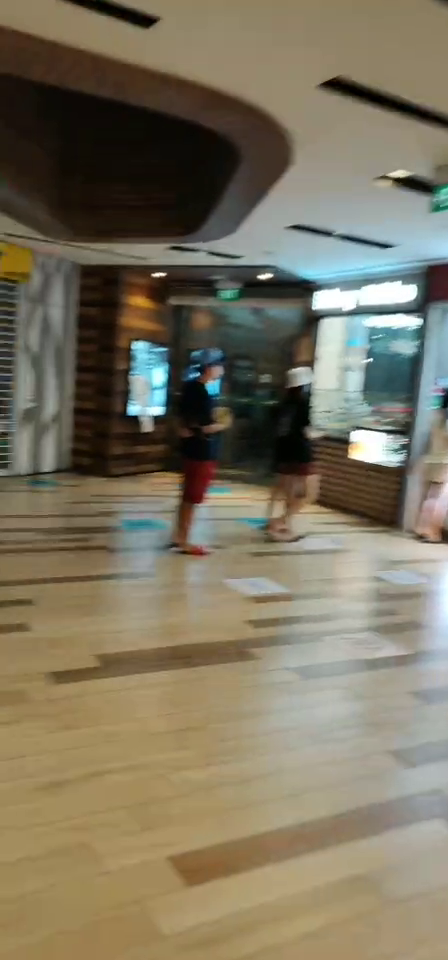
#> input picture frame 41 of bbt.mp4, 448 x 960 px, given in place of the camera
$ jupyter execute --allow-errors 'OpenCV and Video stream .ipynb'   (text cells are left out)
#> lines starting #> are read from the running program, lines starting #| are printed output that depends on the picture; after the words box and inside, x2 and y2 are one past the last pixel; in counts of white or black regions, pixels touching at a corner belong together; pictures that were not available may be replaced by others from this repository, and a replacement may not be noted
[cell 1]
import cv2
cap = cv2.VideoCapture(0)

width = int(cap.get(cv2.CAP_PROP_FRAME_WIDTH)) # 1080
height = int(cap.get(cv2.CAP_PROP_FRAME_HEIGHT)) #

# using windows -- *'DIVX'
writer = cv2.VideoWriter('mysupervideo.mp4', cv2.VideoWriter_fourcc(*'DIVX'), 20, (width, height))

while True:
    ret, frame = cap.read()
#> frame is the input picture: shape (960, 448, 3); mean B, G, R 95.8, 115.9, 123.7

    # operation (drawing)
    writer.write(frame)

    gray = cv2.cvtColor(frame, cv2.COLOR_BGR2GRAY)
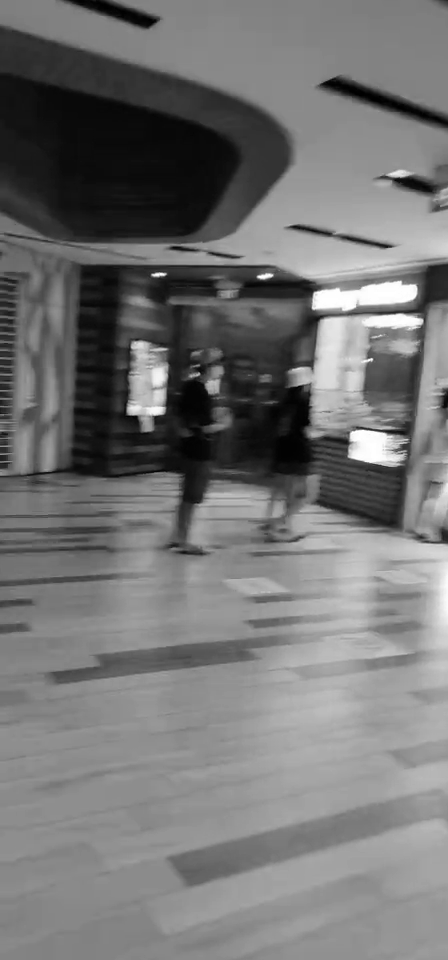
#> gray: shape (960, 448); min 0, max 255, mean 115.9

    cv2.imshow('frame', frame)

    if cv2.waitKey(1) & 0xFF == ord('q'):
#> (key q is pressed here)
        break

cap.release()
writer.release()
cv2.destroyAllWindows()

[cell 2]
# video is just series of images constinously updated.

[cell 3]
# open mp4 video
import cv2
import time

cap = cv2.VideoCapture('FALCON_Singapore_2020_2020-05-03-19-46-00.mp4')

if cap.isOpened() == False:
    print('ERROR FILE NOT FOUND!')

while cap.isOpened():
    ret,frame = cap.read()

    if ret == True:

        time.sleep(1/20)
        cv2.imshow('frame', frame)
        if cv2.waitKey(10) & 0xFF == ord('q'):
#> (key q is pressed here)
            break

    else:
        break

cap.release()
cv2.destroyAllWindows()

[cell 4]
import cv2
cap = cv2.VideoCapture(0)

width = int(cap.get(cv2.CAP_PROP_FRAME_WIDTH)) # 1080
height = int(cap.get(cv2.CAP_PROP_FRAME_HEIGHT)) #

# top left corner
x = width // 2
y = height // 2

# width and height of rectangle
w = width // 4
h = height //4


while True:
    ret, frame = cap.read()
    cv2.rectangle(frame, (x,y), (x+w, y+h), color = (0,0,255), thickness=4)
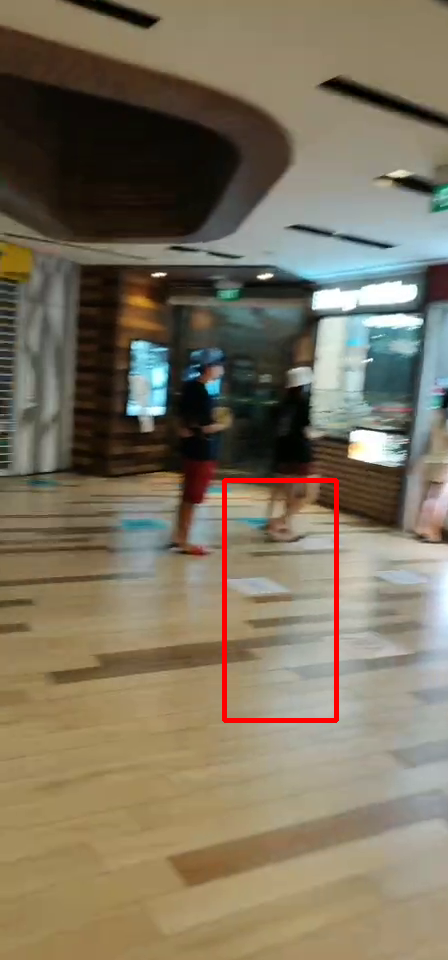
#> frame: shape (960, 448, 3); 0.82% of pixels changed, all inside (x1, y1, x2, y2) = (222, 478, 339, 723)
    cv2.imshow('frame', frame)

    if cv2.waitKey(1) & 0xFF == ord('q'):
#> (key q is pressed here)
        break
cap.release()
cv2.destroyAllWindows()

#> (a cell that did not finish here is left out)

[cell 6]
# import the necessary packages
import numpy as np
import cv2

# initialize the HOG descriptor/person detector
hog = cv2.HOGDescriptor()
hog.setSVMDetector(cv2.HOGDescriptor_getDefaultPeopleDetector())

cv2.startWindowThread()

# open webcam video stream
cap = cv2.VideoCapture('TownCentreXVID.avi')

# the output will be written to output.avi
out = cv2.VideoWriter(
    'output.avi',
    cv2.VideoWriter_fourcc(*'DIVX'),
    15.,
    (640,480))

while(True):
    # Capture frame-by-frame
    ret, frame = cap.read()

    # resizing for faster detection
    frame = cv2.resize(frame, (640, 480))
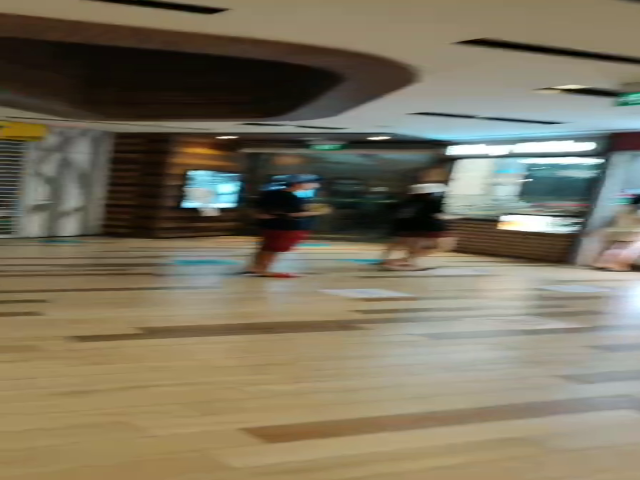
#> frame: shape (480, 640, 3); mean B, G, R 95.9, 115.9, 123.7
    # using a greyscale picture, also for faster detection
    gray = cv2.cvtColor(frame, cv2.COLOR_RGB2GRAY)
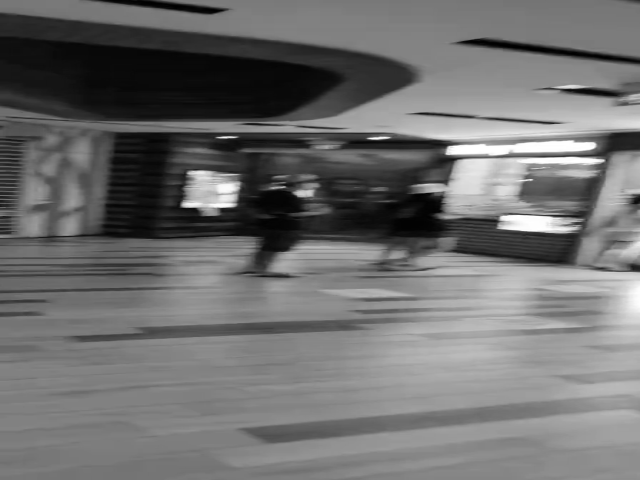
#> gray: shape (480, 640); min 0, max 255, mean 110.8

    # detect people in the image
    # returns the bounding boxes for the detected objects
    boxes, weights = hog.detectMultiScale(frame, winStride=(8,8) )
#> boxes = (); weights = ()

    boxes = np.array([[x, y, x + w, y + h] for (x, y, w, h) in boxes])
#> boxes = empty array

    for (xA, yA, xB, yB) in boxes:
        # display the detected boxes in the colour picture
        cv2.rectangle(frame, (xA, yA), (xB, yB),
                          (0, 255, 0), 2)
#> this loop made 0 passes

    # Write the output video
    out.write(frame.astype('uint8'))
    # Display the resulting frame
    cv2.imshow('frame',frame)
    if cv2.waitKey(1) & 0xFF == ord('q'):
#> (key q is pressed here)
        break

# When everything done, release the capture
cap.release()
# and release the output
out.release()
# finally, close the window
cv2.destroyAllWindows()
cv2.waitKey(1)
#> Out = 113

[cell 7]
# import the necessary packages
import numpy as np
import cv2

# initialize the HOG descriptor/person detector
hog = cv2.HOGDescriptor()
hog.setSVMDetector(cv2.HOGDescriptor_getDefaultPeopleDetector())

cv2.startWindowThread()

# open webcam video stream
cap = cv2.VideoCapture('FALCON_Singapore_2020_2020-05-03-19-46-00.mp4')

# the output will be written to output.avi
out = cv2.VideoWriter(
    'output.avi',
    cv2.VideoWriter_fourcc(*'DIVX'),
    15.,
    (640,480))

while(True):
    # Capture frame-by-frame
    ret, frame = cap.read()

    # resizing for faster detection
    frame = cv2.resize(frame, (1064, 728))
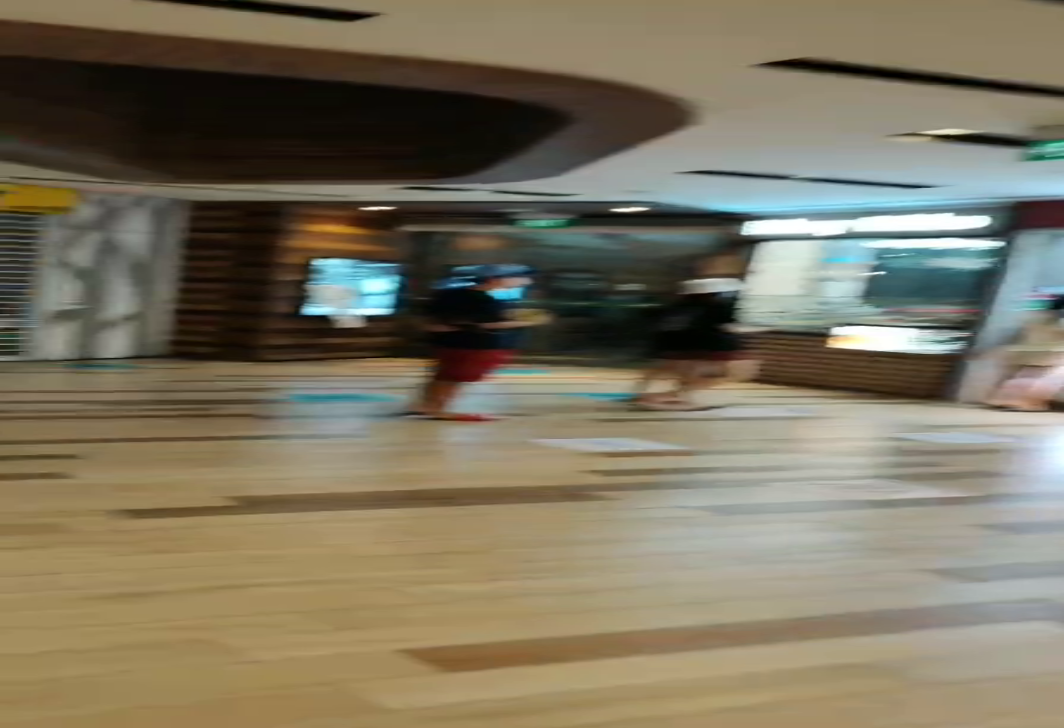
#> frame: shape (728, 1064, 3); mean B, G, R 95.7, 115.8, 123.6
    # using a greyscale picture, also for faster detection
    gray = cv2.cvtColor(frame, cv2.COLOR_RGB2GRAY)
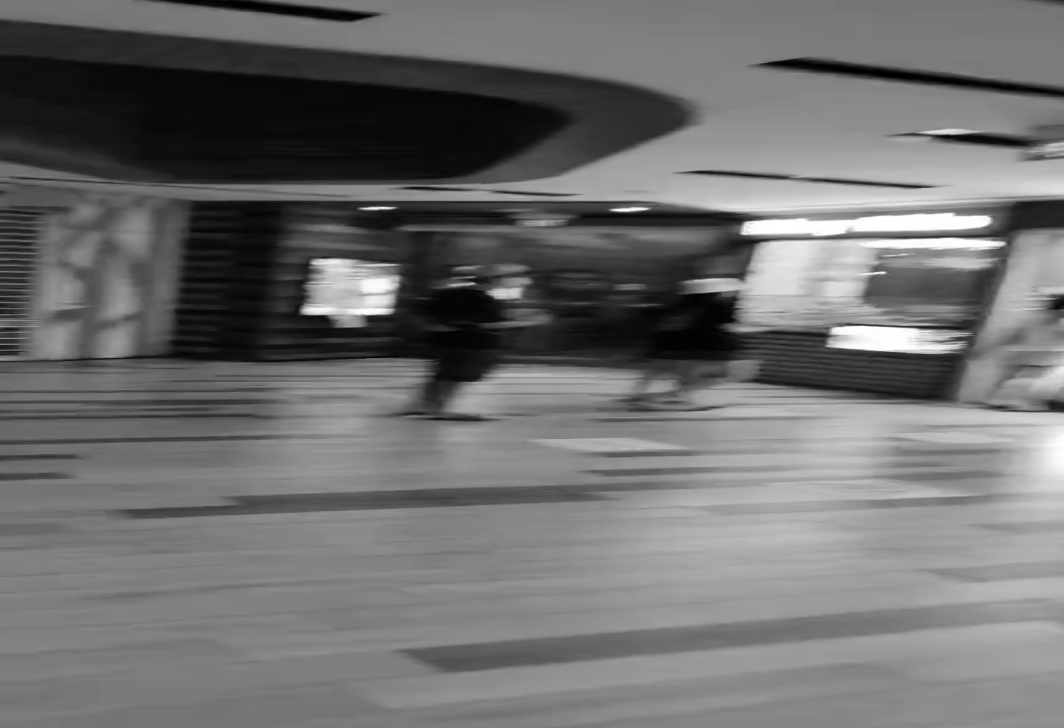
#> gray: shape (728, 1064); min 0, max 255, mean 110.7

    # detect people in the image
    # returns the bounding boxes for the detected objects
    boxes, weights = hog.detectMultiScale(frame, winStride=(8,8) )
#> boxes = ()

    boxes = np.array([[x, y, x + w, y + h] for (x, y, w, h) in boxes])
#> boxes = empty array

    for (xA, yA, xB, yB) in boxes:
        # display the detected boxes in the colour picture
        cv2.rectangle(frame, (xA, yA), (xB, yB),
                          (0, 255, 0), 2)

    # Write the output video
    out.write(frame.astype('uint8'))
    # Display the resulting frame
    cv2.imshow('frame',frame)
    if cv2.waitKey(1) & 0xFF == ord('q'):
#> (key q is pressed here)
        break

# When everything done, release the capture
cap.release()
# and release the output
out.release()
# finally, close the window
cv2.destroyAllWindows()
cv2.waitKey(1)
#> Out = 113

$ run again, starting later in the video
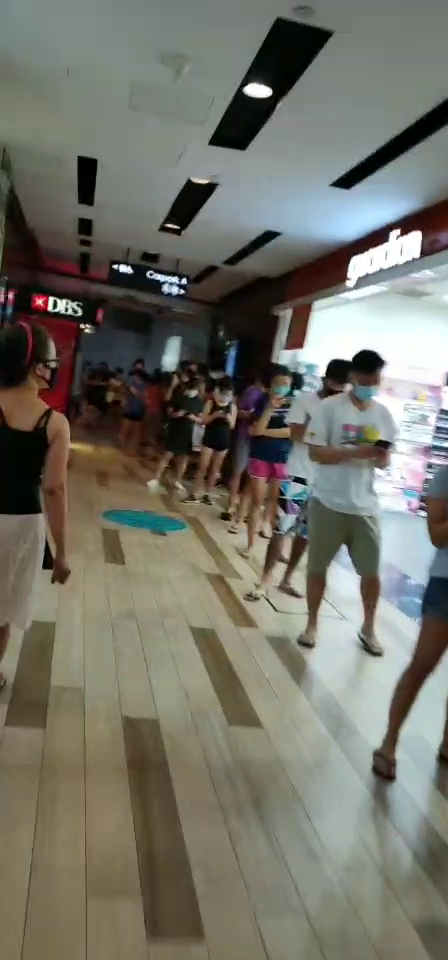
#> input picture frame 185 of bbt.mp4, 448 x 960 px, given in place of the camera
#> frame is the input picture: shape (960, 448, 3); mean B, G, R 104.2, 114.3, 115.3
#> `gray = cv2.cvtColor(frame, cv2.COLOR_RGB2GRAY)`:
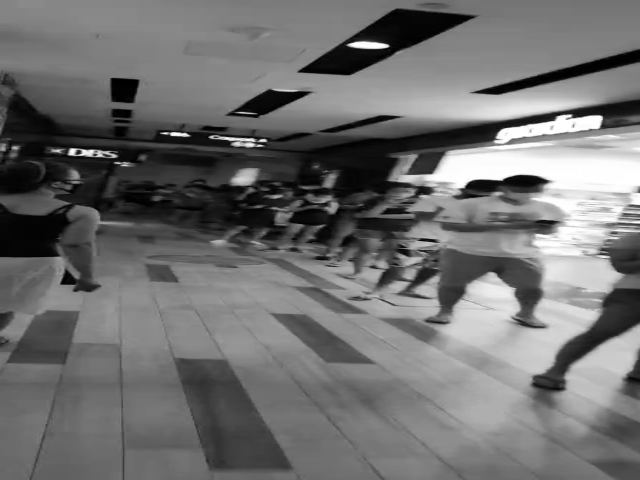
#> gray: shape (480, 640); min 0, max 255, mean 111.4
#> `boxes, weights = hog.detectMultiScale(frame, winStride=(8,8) )`: boxes = ()
#> `boxes = np.array([[x, y, x + w, y + h] for (x, y, w, h) in boxes])`: boxes = empty array
#> `cv2.waitKey(1)`: Out = 113
#> `gray = cv2.cvtColor(frame, cv2.COLOR_RGB2GRAY)`:
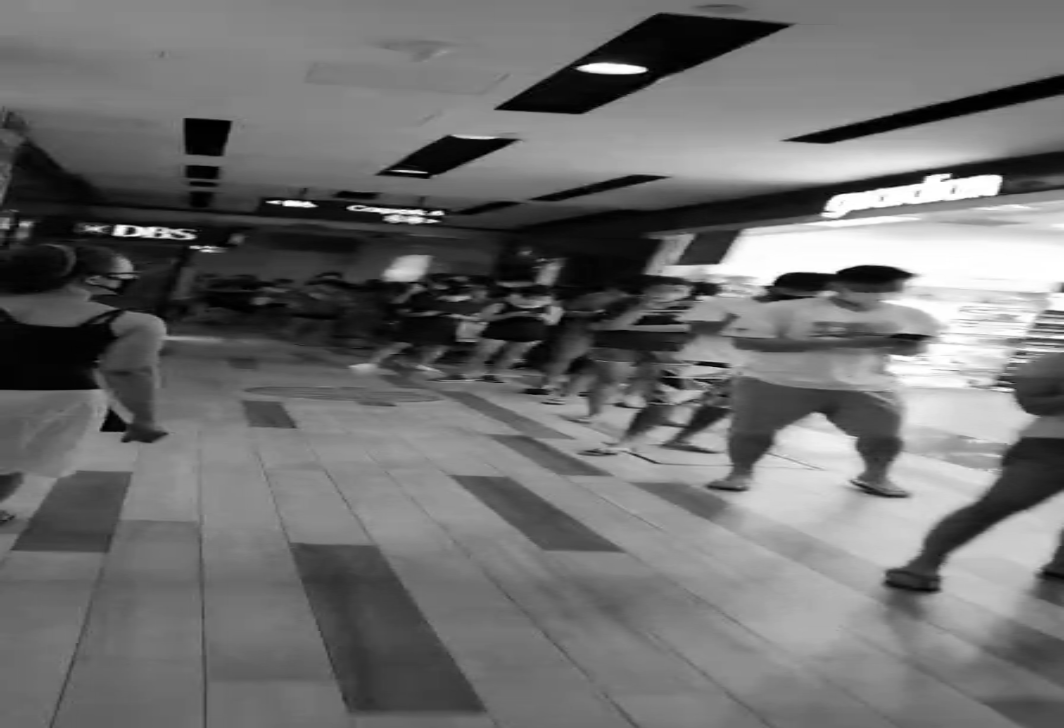
#> gray: shape (728, 1064); min 0, max 255, mean 111.3
#> `boxes, weights = hog.detectMultiScale(frame, winStride=(8,8) )`: boxes = ()
#> `boxes = np.array([[x, y, x + w, y + h] for (x, y, w, h) in boxes])`: boxes = empty array
#> `cv2.waitKey(1)`: Out = 113

$ run again, starting later in the video
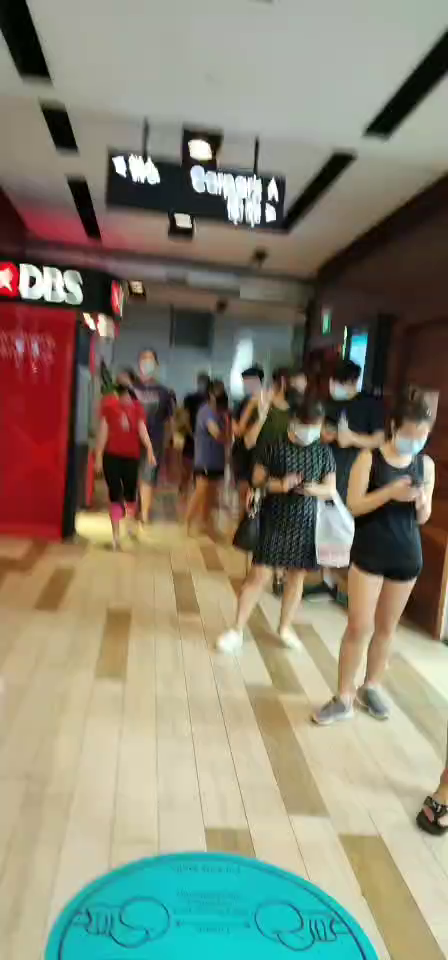
#> input picture frame 330 of bbt.mp4, 448 x 960 px, given in place of the camera
#> frame is the input picture: shape (960, 448, 3); mean B, G, R 114.2, 132.2, 135.3
#> `gray = cv2.cvtColor(frame, cv2.COLOR_RGB2GRAY)`:
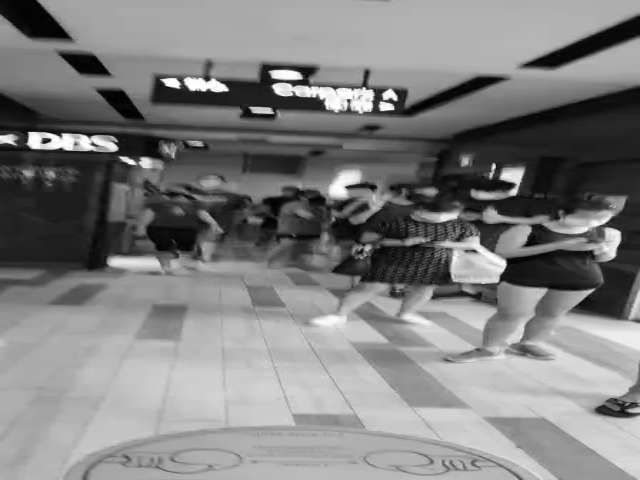
#> gray: shape (480, 640); min 0, max 255, mean 127.2
#> `boxes, weights = hog.detectMultiScale(frame, winStride=(8,8) )`: boxes = ()
#> `boxes = np.array([[x, y, x + w, y + h] for (x, y, w, h) in boxes])`: boxes = empty array
#> `cv2.waitKey(1)`: Out = 113
#> `gray = cv2.cvtColor(frame, cv2.COLOR_RGB2GRAY)`:
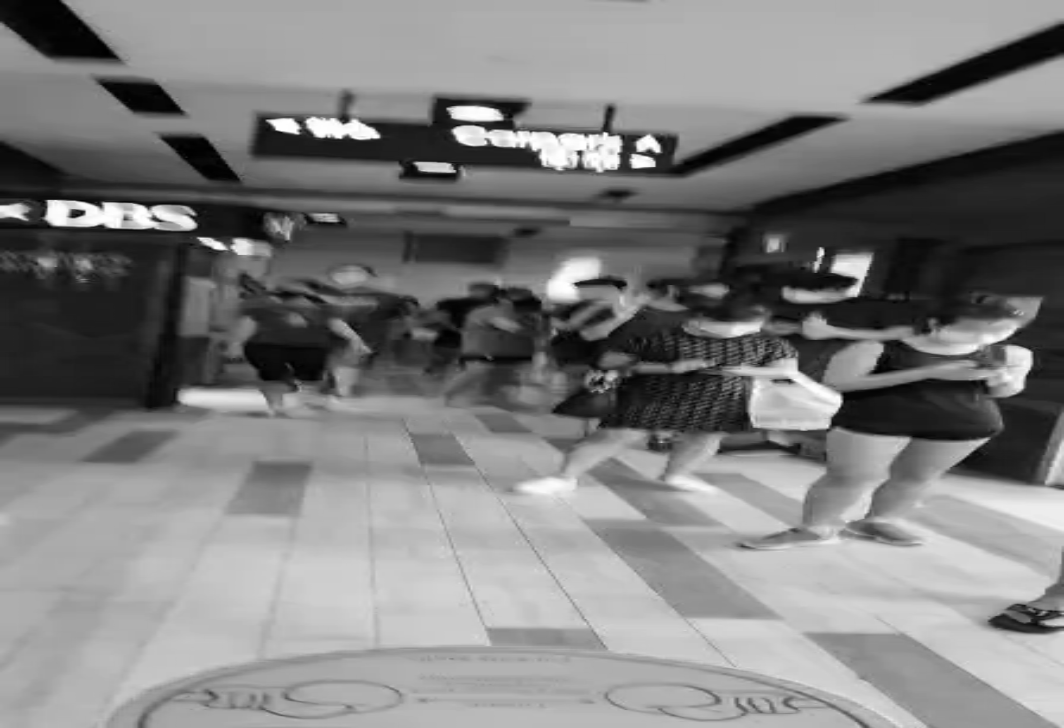
#> gray: shape (728, 1064); min 0, max 255, mean 127.1
#> `boxes, weights = hog.detectMultiScale(frame, winStride=(8,8) )`: boxes = ()
#> `boxes = np.array([[x, y, x + w, y + h] for (x, y, w, h) in boxes])`: boxes = empty array
#> `cv2.waitKey(1)`: Out = 113
